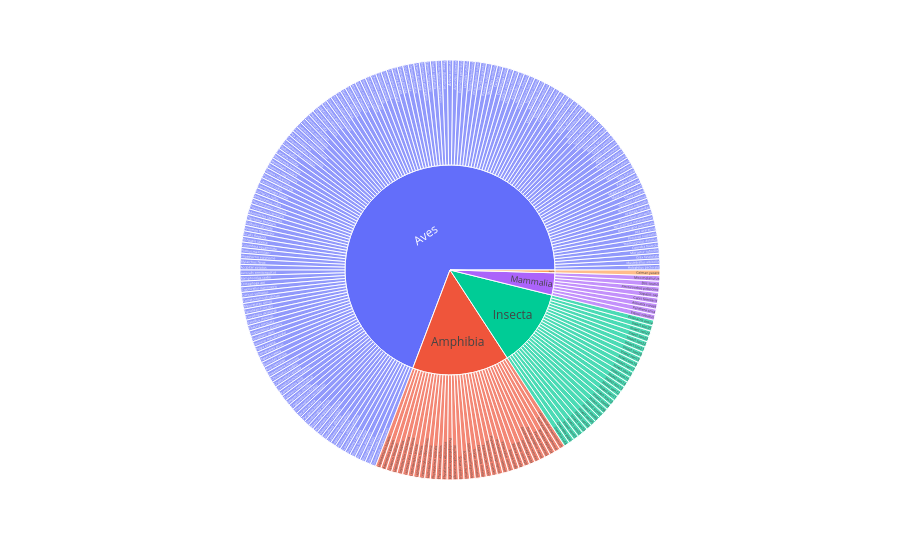

Notebook cell for this chart:
### Markdown cell above
#### `taxonomy`

### Code cell
fig = px.sunburst(
    taxonomy,
    path=["class_name", "scientific_name"],  # hierarchy
    values=None  # counts automatically
)

fig.show()

### Figure 1 — Plotly figure (JSON) as saved in the notebook; plotly's stock layout.template omitted (floating-point values rounded to 4 significant figures; data arrays with more than 128 entries replaced by an {"elided": "..."} marker saying what was removed)
{"data": [{"branchvalues": "total", "domain": {"x": [0, 1], "y": [0, 1]}, "hovertemplate": "labels=%{label}<br>count=%{value}<br>parent=%{parent}<br>id=%{id}<extra></extra>", "ids": {"elided": "239 str values"}, "labels": {"elided": "239 str values"}, "name": "", "parents": {"elided": "239 str values"}, "type": "sunburst", "values": {"elided": "239 int values"}}], "layout": {"legend": {"tracegroupgap": 0}, "margin": {"t": 60}}}
